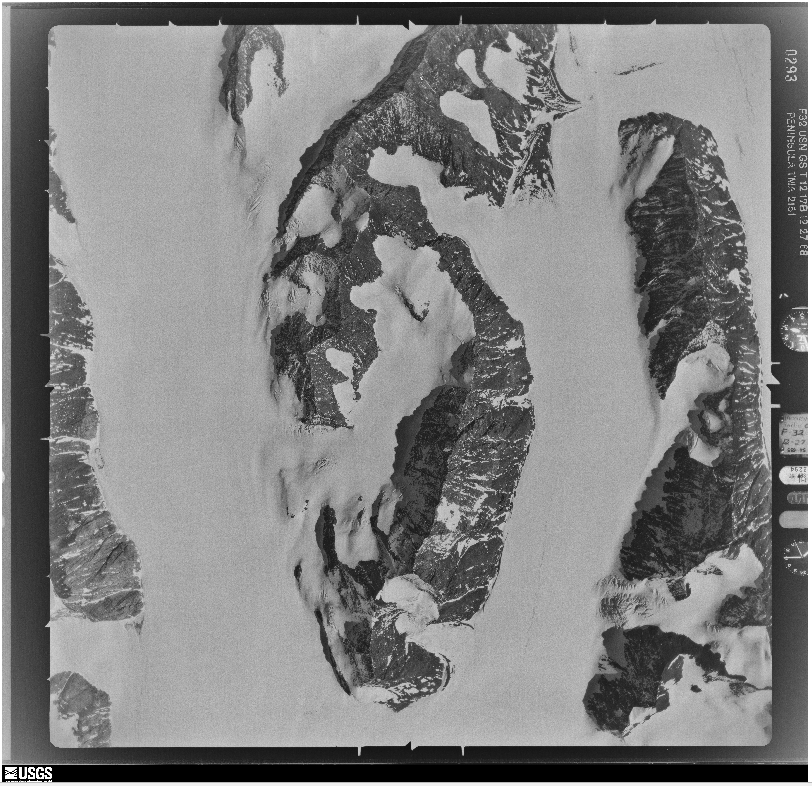
#> input picture example_image.PNG, 812 x 786 px; its folder holds only this picture in this run
$ python -i correct_image_orientation.py   (imports and definitions only)   (older library calls are emulated)
#> lines starting #> are read from the running program, lines starting #| are printed output that depends on the picture
#> further down, picture is the input picture: shape (786, 812, 3); min 0, max 255, mean 128.4
"""rotate an image based on the position of a sidebar"""

# Library imports
import cv2
import numpy as np
import mahotas as mht

import src.display.display_images as di

DEBUG_SHOW_SIDEBARS = True

def correct_image_orientation(image: np.ndarray,
                              image_path: str) ->\
        bool:
    """
    This function determines whether an image needs to be rotated 180 degrees to correct
    its orientation. A correctly rotated image has the sidebar on the left.
    The decision is based on the comparison of homogeneity between the left and right sides of the
    image, as the sidebar has a lower homogeneity. If rotation is required,
    the image is rotated and saved back to the specified path.

    Args:
        image (np.ndarray): The image to check and possibly rotate.
        image_path (str): Path where the rotated image should be saved.

    Returns:
        bool: True if the image was rotated, False otherwise.
    """

    # first check if we need to rotate the image
    rotation_required = _check_sidebar(image)

    # image must be rotated
    if rotation_required:
        # rotate the image
        image = np.rot90(image, 2)

        # save the new rotated image
        cv2.imwrite(image_path, image)

    return rotation_required


def _check_sidebar(image: np.ndarray, subset_width: int = 300) -> bool:
    """
    This function extracts left and right subsets of the image, blurs and thresholds them to binary,
    and computes their texture homogeneity using the Haralick texture feature. The image is considered
    for rotation if the right sidebar is significantly more homogeneous than the left.

    Args:
        image (np.ndarray): The image to analyze.
        subset_width (int, optional): Width of the sidebars to analyze. Defaults to 300.

    Returns:
        bool: True if the right sidebar is more homogeneous and significantly different, indicating rotation is needed.
    """
#> called with subset_width = 300

    # by default no rotation
    must_rotate = False

    # get subset of east and west
    extracted_e = image[subset_width:image.shape[0] - subset_width, :subset_width]
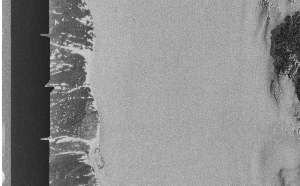
#> extracted_e: shape (186, 300, 3); min 26, max 255, mean 139.6
    extracted_w = image[subset_width:image.shape[0] - subset_width, image.shape[1] - subset_width:image.shape[1]]
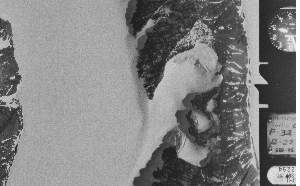
#> extracted_w: shape (186, 300, 3); min 28, max 255, mean 130.2

    # blur image
    blurred_e = cv2.GaussianBlur(extracted_e, (9, 9), 0)
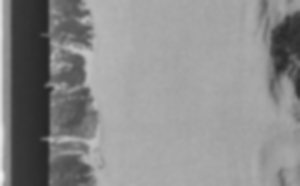
#> blurred_e: shape (186, 300, 3); min 38, max 242, mean 139.6
    blurred_w = cv2.GaussianBlur(extracted_w, (9, 9), 0)
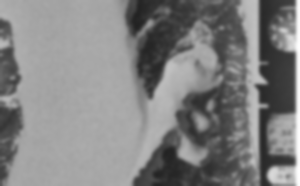
#> blurred_w: shape (186, 300, 3); min 34, max 254, mean 130.2

    # make binary
#> (the run stopped early here; a loop or call above may not have finished)
